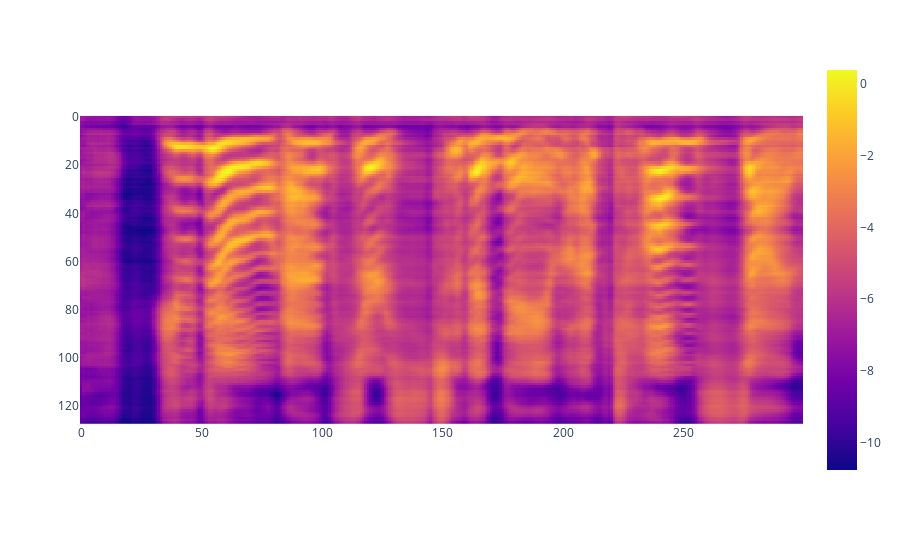

The notebook cell this image was saved under:
### Code cell
import plotly.express as px
px.imshow(o[0].detach().cpu().numpy().T)

### Figure 1 — Plotly figure (JSON) as saved in the notebook; plotly's stock layout.template omitted (floating-point values rounded to 4 significant figures; data arrays with more than 128 entries replaced by an {"elided": "..."} marker saying what was removed)
{"data": [{"coloraxis": "coloraxis", "hovertemplate": "x: %{x}<br>y: %{y}<br>color: %{z}<extra></extra>", "name": "0", "type": "heatmap", "xaxis": "x", "yaxis": "y", "z": {"elided": "128x300 float values"}}], "layout": {"coloraxis": {"colorscale": [[0, "#0d0887"], [0.1111, "#46039f"], [0.2222, "#7201a8"], [0.3333, "#9c179e"], [0.4444, "#bd3786"], [0.5556, "#d8576b"], [0.6667, "#ed7953"], [0.7778, "#fb9f3a"], [0.8889, "#fdca26"], [1, "#f0f921"]]}, "margin": {"t": 60}, "xaxis": {"anchor": "y", "constrain": "domain", "domain": [0, 1], "scaleanchor": "y"}, "yaxis": {"anchor": "x", "autorange": "reversed", "constrain": "domain", "domain": [0, 1]}}}
